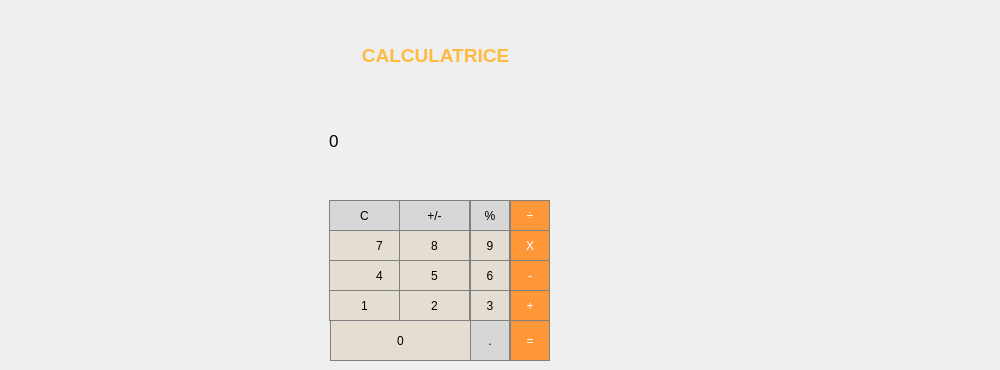
     <widget class="QWidget" name="tab">
      <attribute name="title">
       <string>CALCULATRICE</string>
      </attribute>
      <widget class="QPushButton" name="pushButt6">
       <property name="geometry">
        <rect>
         <x>470</x>
         <y>260</y>
         <width>40</width>
         <height>31</height>
        </rect>
       </property>
       <property name="styleSheet">
        <string notr="true">QPushButton {
   border: 1px solid gray;
background-color:rgb(227, 222, 209)

}
QPushButton:pressed {
    background-color: qlineargradient(x1: 0, y1: 0, x2: 0, y2: 1,
                                      stop: 0 #dadbde, stop: 1 #f6f7fa);
}</string>
       </property>
       <property name="text">
        <string>6</string>
       </property>
      </widget>
      <widget class="QPushButton" name="pushButton_0">
       <property name="geometry">
        <rect>
         <x>330</x>
         <y>320</y>
         <width>141</width>
         <height>41</height>
        </rect>
       </property>
       <property name="styleSheet">
        <string notr="true">QPushButton {
   border: 1px solid gray;
background-color:rgb(227, 222, 209)

}
QPushButton:pressed {
    background-color: qlineargradient(x1: 0, y1: 0, x2: 0, y2: 1,
                                      stop: 0 #dadbde, stop: 1 #f6f7fa);
}</string>
       </property>
       <property name="text">
        <string>0</string>
       </property>
      </widget>
      <widget class="QPushButton" name="pushButt7">
       <property name="geometry">
        <rect>
         <x>329</x>
         <y>230</y>
         <width>101</width>
         <height>31</height>
        </rect>
       </property>
       <property name="styleSheet">
        <string notr="true">QPushButton {
   border: 1px solid gray;
background-color:rgb(227, 222, 209)

}
QPushButton:pressed {
    background-color: qlineargradient(x1: 0, y1: 0, x2: 0, y2: 1,
                                      stop: 0 #dadbde, stop: 1 #f6f7fa);
}</string>
       </property>
       <property name="text">
        <string>7</string>
       </property>
      </widget>
      <widget class="QPushButton" name="pushButt9">
       <property name="geometry">
        <rect>
         <x>470</x>
         <y>230</y>
         <width>40</width>
         <height>31</height>
        </rect>
       </property>
       <property name="styleSheet">
        <string notr="true">QPushButton {
   border: 1px solid gray;
background-color :rgb(227, 222, 209)
}
QPushButton:pressed {
    background-color: qlineargradient(x1: 0, y1: 0, x2: 0, y2: 1,
                                      stop: 0 #dadbde, stop: 1 #f6f7fa);
}</string>
       </property>
       <property name="text">
        <string>9</string>
       </property>
      </widget>
      <widget class="QPushButton" name="pushButton_signal">
       <property name="geometry">
        <rect>
         <x>399</x>
         <y>200</y>
         <width>71</width>
         <height>31</height>
        </rect>
       </property>
       <property name="styleSheet">
        <string notr="true">QPushButton {
  background-color: rgb(215, 215, 215);
  border: 1px solid gray;
}
QPushButton:pressed {
    background-color: qlineargradient(x1: 0, y1: 0, x2: 0, y2: 1,
                                      stop: 0 #BEBEBE, stop: 1 #D7D7D7);
}</string>
       </property>
       <property name="text">
        <string>+/-</string>
       </property>
      </widget>
      <widget class="QPushButton" name="pushButt4">
       <property name="geometry">
        <rect>
         <x>329</x>
         <y>260</y>
         <width>101</width>
         <height>31</height>
        </rect>
       </property>
       <property name="styleSheet">
        <string notr="true">QPushButton {
   border: 1px solid gray;
background-color:rgb(227, 222, 209)

}
QPushButton:pressed {
    background-color: qlineargradient(x1: 0, y1: 0, x2: 0, y2: 1,
                                      stop: 0 #dadbde, stop: 1 #f6f7fa);
}</string>
       </property>
       <property name="text">
        <string>4</string>
       </property>
      </widget>
      <widget class="QPushButton" name="pushButton_equal">
       <property name="geometry">
        <rect>
         <x>510</x>
         <y>320</y>
         <width>40</width>
         <height>41</height>
        </rect>
       </property>
       <property name="styleSheet">
        <string notr="true">QPushButton {
  background-color: rgb(255, 151, 57);
  color: white; 
  border: 1px solid gray;
}

QPushButton:pressed {
    background-color: qlineargradient(x1: 0, y1: 0, x2: 0, y2: 1,
                                      stop: 0 #FF7832, stop: 1 #FF9739);
}</string>
       </property>
       <property name="text">
        <string>=</string>
       </property>
      </widget>
      <widget class="QPushButton" name="pushButton_C">
       <property name="geometry">
        <rect>
         <x>329</x>
         <y>200</y>
         <width>71</width>
         <height>31</height>
        </rect>
       </property>
       <property name="styleSheet">
        <string notr="true">QPushButton {
  background-color: rgb(215, 215, 215);
  border: 1px solid gray;
}
QPushButton:pressed {
    background-color: qlineargradient(x1: 0, y1: 0, x2: 0, y2: 1,
                                      stop: 0 #BEBEBE, stop: 1 #D7D7D7);
}</string>
       </property>
       <property name="text">
        <string>C</string>
       </property>
      </widget>
      <widget class="QPushButton" name="pushButton_point">
       <property name="geometry">
        <rect>
         <x>470</x>
         <y>320</y>
         <width>40</width>
         <height>41</height>
        </rect>
       </property>
       <property name="styleSheet">
        <string notr="true">QPushButton {
  background-color: rgb(215, 215, 215);
  border: 1px solid gray;
}
QPushButton:pressed {
    background-color: qlineargradient(x1: 0, y1: 0, x2: 0, y2: 1,
                                      stop: 0 #BEBEBE, stop: 1 #D7D7D7);
}</string>
       </property>
       <property name="text">
        <string>.</string>
       </property>
      </widget>
      <widget class="QPushButton" name="pushButton_minus">
       <property name="geometry">
        <rect>
         <x>510</x>
         <y>260</y>
         <width>40</width>
         <height>31</height>
        </rect>
       </property>
       <property name="styleSheet">
        <string notr="true">QPushButton {
  background-color: rgb(255, 151, 57);
  color: white; 
  border: 1px solid gray;
}

QPushButton:pressed {
    background-color: qlineargradient(x1: 0, y1: 0, x2: 0, y2: 1,
                                      stop: 0 #FF7832, stop: 1 #FF9739);
}</string>
       </property>
       <property name="text">
        <string>-</string>
       </property>
      </widget>
      <widget class="QLabel" name="label_15">
       <property name="geometry">
        <rect>
         <x>329</x>
         <y>80</y>
         <width>221</width>
         <height>121</height>
        </rect>
       </property>
       <property name="font">
        <font>
         <pointsize>13</pointsize>
        </font>
       </property>
       <property name="styleSheet">
        <string notr="true">QLabel {
	qproperty-alignment: 'AlignVCenter | AlignRight';
	border: 1px solid gray;
background-color:rgb(227, 222, 209)

}

background-color : white;</string>
       </property>
       <property name="text">
        <string>0</string>
       </property>
      </widget>
      <widget class="QPushButton" name="pushButton_porcentage">
       <property name="geometry">
        <rect>
         <x>470</x>
         <y>200</y>
         <width>40</width>
         <height>31</height>
        </rect>
       </property>
       <property name="styleSheet">
        <string notr="true">QPushButton {
  background-color: rgb(215, 215, 215);
  border: 1px solid gray;
}
QPushButton:pressed {
    background-color: qlineargradient(x1: 0, y1: 0, x2: 0, y2: 1,
                                      stop: 0 #BEBEBE, stop: 1 #D7D7D7);
}</string>
       </property>
       <property name="text">
        <string>%</string>
       </property>
      </widget>
      <widget class="QPushButton" name="pushButt3">
       <property name="geometry">
        <rect>
         <x>470</x>
         <y>290</y>
         <width>40</width>
         <height>31</height>
        </rect>
       </property>
       <property name="styleSheet">
        <string notr="true">QPushButton {
   border: 1px solid gray;
background-color:rgb(227, 222, 209)

}
QPushButton:pressed {
    background-color: qlineargradient(x1: 0, y1: 0, x2: 0, y2: 1,
                                      stop: 0 #dadbde, stop: 1 #f6f7fa);
}</string>
       </property>
       <property name="text">
        <string>3</string>
       </property>
      </widget>
      <widget class="QPushButton" name="pushButton_times">
       <property name="geometry">
        <rect>
         <x>510</x>
         <y>230</y>
         <width>40</width>
         <height>31</height>
        </rect>
       </property>
       <property name="styleSheet">
        <string notr="true">QPushButton {
  background-color: rgb(255, 151, 57);
  color: white; 
  border: 1px solid gray;
}

QPushButton:pressed {
    background-color: qlineargradient(x1: 0, y1: 0, x2: 0, y2: 1,
                                      stop: 0 #FF7832, stop: 1 #FF9739);
}</string>
       </property>
       <property name="text">
        <string>X</string>
       </property>
      </widget>
      <widget class="QPushButton" name="pushButt5">
       <property name="geometry">
        <rect>
         <x>399</x>
         <y>260</y>
         <width>71</width>
         <height>31</height>
        </rect>
       </property>
       <property name="styleSheet">
        <string notr="true">QPushButton {
   border: 1px solid gray;
background-color:rgb(227, 222, 209)

}
QPushButton:pressed {
    background-color: qlineargradient(x1: 0, y1: 0, x2: 0, y2: 1,
                                      stop: 0 #dadbde, stop: 1 #f6f7fa);
}</string>
       </property>
       <property name="text">
        <string>5</string>
       </property>
      </widget>
      <widget class="QPushButton" name="pushButt2">
       <property name="geometry">
        <rect>
         <x>399</x>
         <y>290</y>
         <width>71</width>
         <height>31</height>
        </rect>
       </property>
       <property name="styleSheet">
        <string notr="true">QPushButton {
   border: 1px solid gray;
background-color:rgb(227, 222, 209)

}
QPushButton:pressed {
    background-color: qlineargradient(x1: 0, y1: 0, x2: 0, y2: 1,
                                      stop: 0 #dadbde, stop: 1 #f6f7fa);
}</string>
       </property>
       <property name="text">
        <string>2</string>
       </property>
      </widget>
      <widget class="QPushButton" name="pushButt1">
       <property name="geometry">
        <rect>
         <x>329</x>
         <y>290</y>
         <width>71</width>
         <height>31</height>
        </rect>
       </property>
       <property name="styleSheet">
        <string notr="true">QPushButton {
   border: 1px solid gray;
background-color:rgb(227, 222, 209)

}
QPushButton:pressed {
    background-color: qlineargradient(x1: 0, y1: 0, x2: 0, y2: 1,
                                      stop: 0 #dadbde, stop: 1 #f6f7fa);
}</string>
       </property>
       <property name="text">
        <string>1</string>
       </property>
      </widget>
      <widget class="QPushButton" name="pushButton_division">
       <property name="geometry">
        <rect>
         <x>510</x>
         <y>200</y>
         <width>40</width>
         <height>31</height>
        </rect>
       </property>
       <property name="styleSheet">
        <string notr="true">QPushButton {
  background-color: rgb(255, 151, 57);
  color: white; 
  border: 1px solid gray;
}

QPushButton:pressed {
    background-color: qlineargradient(x1: 0, y1: 0, x2: 0, y2: 1,
                                      stop: 0 #FF7832, stop: 1 #FF9739);
}</string>
       </property>
       <property name="text">
        <string>÷</string>
       </property>
      </widget>
      <widget class="QPushButton" name="pushButt8">
       <property name="geometry">
        <rect>
         <x>399</x>
         <y>230</y>
         <width>71</width>
         <height>31</height>
        </rect>
       </property>
       <property name="styleSheet">
        <string notr="true">QPushButton {
   border: 1px solid gray;
background-color:rgb(227, 222, 209)
}
QPushButton:pressed {
    background-color: qlineargradient(x1: 0, y1: 0, x2: 0, y2: 1,
                                      stop: 0 #dadbde, stop: 1 #f6f7fa);
}</string>
       </property>
       <property name="text">
        <string>8</string>
       </property>
      </widget>
      <widget class="QPushButton" name="pushButton_plus">
       <property name="geometry">
        <rect>
         <x>510</x>
         <y>290</y>
         <width>40</width>
         <height>31</height>
        </rect>
       </property>
       <property name="styleSheet">
        <string notr="true">QPushButton {
  background-color: rgb(255, 151, 57);
  color: white; 
  border: 1px solid gray;
}

QPushButton:pressed {
    background-color: qlineargradient(x1: 0, y1: 0, x2: 0, y2: 1,
                                      stop: 0 #FF7832, stop: 1 #FF9739);
}</string>
       </property>
       <property name="text">
        <string>+</string>
       </property>
      </widget>
      <widget class="QLabel" name="label_18">
       <property name="geometry">
        <rect>
         <x>350</x>
         <y>30</y>
         <width>171</width>
         <height>51</height>
        </rect>
       </property>
       <property name="text">
        <string>&lt;html&gt;&lt;head/&gt;&lt;body&gt;&lt;p align=&quot;center&quot;&gt;&lt;span style=&quot; font-size:14pt; font-weight:600; color:#ffba42;&quot;&gt;CALCULATRICE&lt;/span&gt;&lt;/p&gt;&lt;/body&gt;&lt;/html&gt;</string>
       </property>
      </widget>
      <widget class="QLabel" name="Clocklabel">
       <property name="geometry">
        <rect>
         <x>820</x>
         <y>55</y>
         <width>171</width>
         <height>21</height>
        </rect>
       </property>
       <property name="text">
        <string/>
       </property>
      </widget>
      <widget class="QLabel" name="date">
       <property name="geometry">
        <rect>
         <x>820</x>
         <y>84</y>
         <width>171</width>
         <height>20</height>
        </rect>
       </property>
       <property name="text">
        <string/>
       </property>
      </widget>
     </widget>
